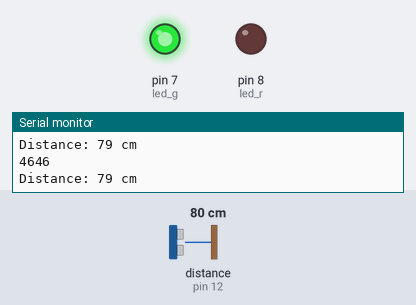
This sketch was run on a simulated Arduino Uno, built with avr-gcc and run on an emulated ATmega328P. Shown: output pins drawn as LEDs (lit = HIGH), the last lines printed to the serial monitor. Wiring (inferred from the names in the program): ultrasonic range finder: trigger pin 13; echo pin 12. Inputs (shaded band) come from the test bench; at power-on: distance to the obstacle (sensor on pin 12) 80 cm. The echo pulse lasts 58.3 µs per cm; pins used as bus, display or sensor lines are not drawn.

Above: at 1.8 s.
1.9 s: distance to the obstacle (sensor on pin 12) set to 97 cm
3.4 s: distance to the obstacle (sensor on pin 12) set to 103 cm
At 5.1 s:
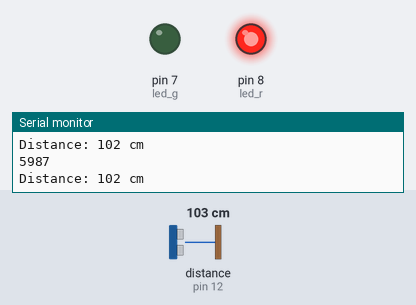
5.5 s: distance to the obstacle (sensor on pin 12) set to 2 cm
At 6.9 s:
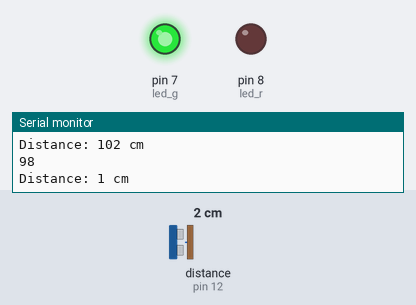
7.5 s: distance to the obstacle (sensor on pin 12) set to 120 cm
At 8.7 s:
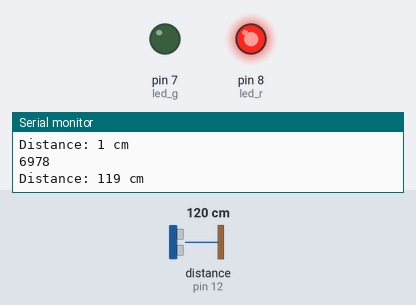
Timing chart, 0 to 10.5 s (numbered marks = the images above; inputs shaded):
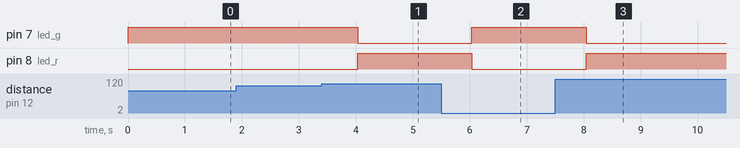

The sketch:

sketch_mar11a.ino
```cpp
#define TRIG 13
#define ECHO 12

int led_g = 7;
int led_r = 8;

void setup() {
  Serial.begin(9600);
  pinMode(led_g, OUTPUT);
  pinMode(led_r, OUTPUT);
  pinMode(TRIG, OUTPUT);
  pinMode(ECHO, INPUT);
}

void loop() {
  long duration, distance;

  digitalWrite(TRIG, LOW);
  delayMicroseconds(2);
  digitalWrite(TRIG, HIGH);
  delayMicroseconds(10);
  digitalWrite(TRIG, LOW);

  duration = pulseIn(ECHO, HIGH);
  distance = duration / 58.2;

  if (distance >= 100) {
    digitalWrite(led_r, HIGH);
    digitalWrite(led_g, LOW);
  } else {
    digitalWrite(led_r, LOW);
    digitalWrite(led_g, HIGH);
  }

  Serial.println(duration);
  Serial.print("\nDistance: ");
  Serial.print(distance);
  Serial.println(" cm");

  delay(1000);
}
```

Measured:
- the behaviour switches between 100 and 101 cm on distance to the obstacle (sensor on pin 12) (found by bisection; images 0 and 1)
- after the input at 3.4 s, pin 7 (led_g): HIGH → LOW after 0.63 s; pin 8 (led_r): LOW → HIGH after 0.63 s
- after the input at 5.5 s, pin 7 (led_g): LOW → HIGH after 0.54 s; pin 8 (led_r): HIGH → LOW after 0.54 s
- after the input at 7.5 s, pin 7 (led_g): HIGH → LOW after 0.55 s; pin 8 (led_r): LOW → HIGH after 0.55 s
